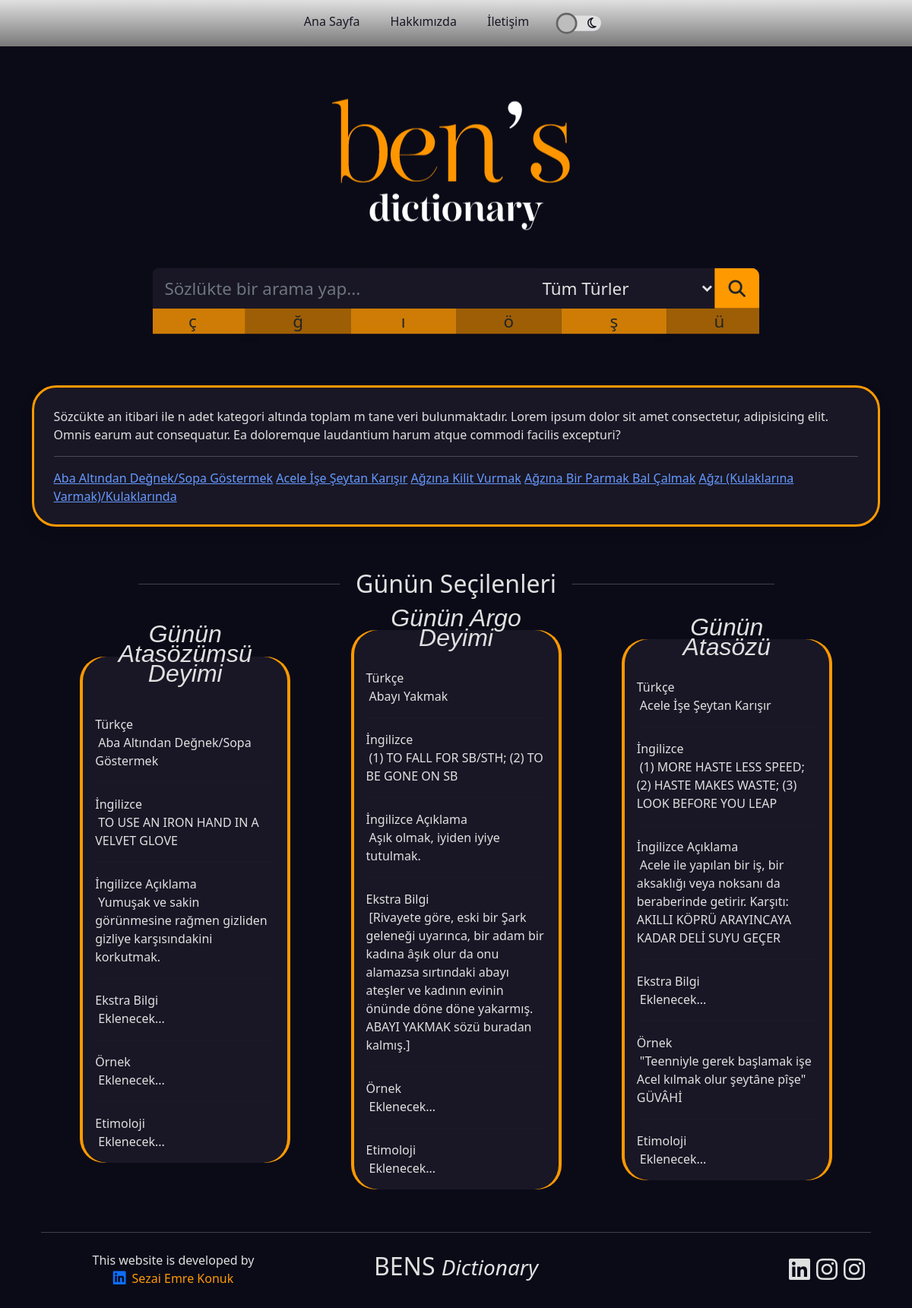
The page / on the database its author committed.
### dictionary/models.py (models this page shows, shortened)
class Structure(models.Model):
    structureType = models.ForeignKey(typeOf, on_delete=models.CASCADE, null=True)
    turkish = models.CharField(max_length=200)
    english = models.CharField(max_length=200)
    description = models.TextField()
    extraInformation = models.CharField(max_length=200, blank=True, null=True)
    example = models.TextField(blank=True, null=True)
    etymology = models.TextField(blank=True, null=True)
    original = models.ForeignKey(comesFrom, null=True, blank=True, on_delete=models.CASCADE)
    last_searched = models.DateTimeField(auto_now=False, blank=True, null=True)
    search_count = models.IntegerField(default=0)
    slug = models.SlugField(max_length=200, unique=True, null=True, blank=True)

### dictionary/views.py (the view)
# urls.py: path('', views.index, name="index"),
def index(request):
    return render(request, 'dictionary/index.html',
                  {'recent': recents.get_recent_searched_posts(5), 'allIdioms': Structure.objects.all(),
                   'idiomOfDay': Structure.objects.get(id=1), 'proverbOfDay': Structure.objects.get(id=2),
                   'itwds': Structure.objects.get(id=3)})

### dictionary/models.py (called while the page is built)
    def __str__(self):
        return self.type

### dictionary/recents.py (called while the page is built)
def get_recent_searched_posts(limit=10):
    posts = Structure.objects.order_by('last_searched')[::-1]
    results = [{'title': post.turkish, 'search_count': post.search_count, 'slug': post.slug} for post in posts][:limit]
    return results

### dictionary/templates/dictionary/index.html (shortened to what this page needs)
{% extends 'base.html' %}
{% load static %}
{% block content %}
    <div class="container">
        <div class="logo-container position-relative">
          <img src="" alt="Logo" class="logo-index position-absolute" id="logo-index">
        </div>
        <form method="POST" action="{% url 'search' %}" id="searchBox" class="justify-content-center">
            <div class="row justify-content-md-center mt-5 text-center">
                <div class="col-md-6 px-0 shadow">
                  <div class="resizable-form">
                    <div class="px-0">
                        <div class="input-group">
                            <input type="text" id="search-input" name="search-input" class="theme-text theme-bg-color form-control no-round no-outline no-border top-left-round" placeholder="Sözlükte bir arama yap...">
                            <select name="search-type" id="search-type" class="ps-2 pe-1 no-round no-outline theme-text no-border theme-bg-color" style="">
                                <option value="Tüm Türler" selected class="">Tüm Türler</option>
                            </select>
                            <span class="input-group-btn">
                                <button class="btn btn-default theme-orange no-round top-right-round" type="submit"><i class="fa-solid fa-magnifying-glass"></i></button>
                            </span>
                        </div>
                      </div>
                      <div class="row rounded-bottom">
                          <div class="col-2" id="specialChars" data-text="ç">ç</div>
                          <div class="col-2" id="specialChars" data-text="ğ">ğ</div>
                          <div class="col-2" id="specialChars" data-text="ı">ı</div>
                          <div class="col-2" id="specialChars" data-text="ö">ö</div>
                          <div class="col-2" id="specialChars" data-text="ş">ş</div>
                          <div class="col-2" id="specialChars" data-text="ü">ü</div>
                      </div>
                    </div>
                </div>
            </div>
          </form>
        <section id="infoBox" style="margin-top: 5rem; margin-bottom: 3rem;" class="shadow">
            <div class="infoDiv theme-text">
                <div class=>
                    Sözcükte an itibari ile n adet kategori altında toplam m tane veri bulunmaktadır. Lorem ipsum dolor sit amet consectetur, adipisicing elit. Omnis earum aut consequatur. Ea doloremque laudantium harum atque commodi facilis excepturi?
                </div>
                <hr>
                <div style="margin-top: 1rem;">
                    {% for recentItem in recent %}
                        <a href="{% url 'slugSearch' recentItem.slug %}" class="theme-light-blue">{{ recentItem.title }}</a>
                    {% endfor %}
                </div>
            </div>
        </section>
        <div id="latest-added" class="position-relative w-100 up-scale">
            <span class="position-absolute theme-text latest-added-text text-center">Günün Seçilenleri</span>
        </div>
        <div class="row justify-content-evenly align-items-center" style="margin-top: 8rem;">
            <div class="col-8 col-sm-5 col-md-4 col-xl-3 p-1">
                {% include 'dictionary/partials/_idiomOfDay.html' with searchResult=idiomOfDay %}
            </div>
            <div class="col-8 col-sm-5 col-md-4 col-xl-3 p-1">
                {% include 'dictionary/partials/_idiomOfDay.html' with searchResult=proverbOfDay %}
            </div>
            <div class="col-8 col-sm-5 col-md-4 col-xl-3 p-1">
                {% include 'dictionary/partials/_idiomOfDay.html' with searchResult=itwds %}
            </div>
        </div>
{% endblock content %}

### templates/base.html (shortened to what this page needs)
{% load static %}
<!DOCTYPE html>
<html lang="en">
<head>
    <link rel="stylesheet" href="{% static 'css/bootstrap.min.css' %}">
    <link rel="stylesheet" href="{% static 'css/custom.css' %}">
    <link href=
                  "http://ajax.googleapis.com/ajax/libs/jqueryui/1.8.16/themes/ui-lightness/jquery-ui.css"
          rel="stylesheet" type="text/css"/>
</head>
<body data-theme="">
{% include 'partials/_header.html' %}
{% block content %}{% endblock content %}
{% include 'partials/_footer.html' %}
</body>
</html>

### templates/partials/_header.html (shortened to what this page needs)
<nav class="navbar navbar-expand-lg theme-bg-black" style="z-index: 0">
    <div class="container">
        <div class="collapse navbar-collapse justify-content-center" id="navbarNav">
          <ul class="navbar-nav">
            <li class="nav-item">
              <a class="nav-link theme-color" href="{% url 'index' %}">Ana Sayfa</a>
            </li>
            <li class="nav-item">
              <a class="nav-link theme-color ms-4" href="{% url 'about' %}">Hakkımızda</a>
            </li>
            <li class="nav-item">
              <a class="nav-link theme-color ms-4" href="{% url 'contact' %}">İletişim</a>
            </li>
            <label class="switch" for="mode">
                <i class="far fa-solid fa-sun" id="sun"></i>
                <i class="far fa-moon" id="moon"></i>
            </label>
          </ul>
        </div>
          </div>
</nav>

### dictionary/templates/dictionary/partials/_idiomOfDay.html
<div class="theme-orange-to-gray-gradient hyper-round">
    <div class="theme-bg-white m-1 hyper-round position-relative">
        <div class="over-content-header theme-text text-center"><em>
            Günün
            {% if searchResult.structureType|stringformat:'s' == "Deyim"  %}
            Deyimi
            {% elif searchResult.structureType|stringformat:'s' == "Atasözü" %}
            Atasözü
            {% elif searchResult.structureType|stringformat:'s' == "Argo deyim" %}
            Argo Deyimi
            {% else %}
            Atasözümsü Deyimi
            {% endif %}
        </em></div>
        <div class="px-3 pb-3 pt-0 mt-0">
            <span class="theme-text">Türkçe</span><br>
            <span class="p-1 theme-text">{{ searchResult.turkish }}</span>
            <hr class="text-center">
            <span class="theme-text">İngilizce</span><br>
            <span class="p-1 theme-text">{{ searchResult.english }}</span>
            <hr class="text-center">
            <span class="theme-text">İngilizce Açıklama</span><br>
            <span class="p-1 theme-text">{{ searchResult.description }}</span>
            <hr class="text-center">
            <span class="theme-text">Ekstra Bilgi</span><br>
            <span class="p-1 theme-text">{{ searchResult.extraInformation }}</span>
            <hr class="text-center">
            <span class="theme-text">Örnek</span><br>
            <span class="p-1 theme-text">{{ searchResult.example }}</span>
            <hr class="text-center">
            <span class="theme-text">Etimoloji</span><br>
            <span class="p-1 theme-text">{{ searchResult.etymology }}</span>
        </div>
    </div>
</div>

### templates/partials/_footer.html
<div class="container mt-5 mb-0">
    <hr class="theme-text">
</div>
<div id="footer" class="theme-color text-center mt-0" style="height: 7.5rem">
    <div class="container justify-content-center mt-2  align-items-center">
        <div class="row justify-content-center align-items-center">
            <div class="col-6 col-md-4 theme-text">
                This website is developed by <br> <a class="fa-brands fa-linkedin me-2 linkedin"
                           href="https://tr.linkedin.com/in/sezaiemrekonuk"></a><a href="https://tr.linkedin.com/in/sezaiemrekonuk" class="footerdev">Sezai Emre Konuk</a>
            </div>
            <div class="col-6 col-md-4 justify-content-center">
                <a href="{% url 'index' %}" class="navbar-brand d-inline-block theme-color-black"><h2>BENS <em
                        class="small">Dictionary</em></h2></a>
            </div>
            <div class="col-6 col-md-4">
                <div id="socials">
                    <div class="align-items-center d-flex my-2 justify-content-md-end justify-content-center">
                        <a class="fa-brands fa-linkedin me-2 fs-2 linkedin"
                           href="https://tr.linkedin.com/in/b%C3%BCnyamin-%C3%A7i%C3%A7ek-2b53b4216"></a>
                        <div class="align-items-center d-flex my-2">
                            <a class="fa-brands fa-instagram me-2 fs-2 instagram d-block"
                               href="https://www.instagram.com/bensdictionary/?igshid=ZWIzMWE5ZmU3Zg%3D%3D"></a>
                        </div>
                        <div class="align-items-center d-flex my-2">
                            <a class="fa-brands fa-instagram me-2 fs-2 instagram d-inline-block"
                               href="https://www.instagram.com/bensdictionary/?igshid=ZWIzMWE5ZmU3Zg%3D%3D"></a>
                        </div>
                    </div>
                </div>
            </div>
        </div>
    </div>
</div>

### static/css/custom.css (style rules this page uses)
:root { --theme-orange-low-opacity: rgba(255, 153, 0,0.8); --theme-orange: #FF9900; --theme-orange-dark: rgba(196,116,0,1); --theme-orange-dark-low-opacity: rgba(196,116,0,0.8); }
body[data-theme="dark"] { background-color: var(--theme-white); --theme-white: #0b0b18; --theme-full-white: #191725; --theme-black: #e0e0e0; --theme-blue: #6599FF; --theme-gray: #797979; --theme-light-blue:#6599FF; --theme-green: #097054; --theme-green-dark: #00e686; --theme-yellow: #FFDE00; }
.theme-orange-to-gray-gradient { background: var(--theme-orange); background: linear-gradient(0deg, var(--theme-orange) 0%, var(--theme-orange) 100%) !important; }
.theme-bg-color { background: var(--theme-full-white) !important; background: linear-gradient(0deg, var(--theme-full-white) 0%, var(--theme-full-white) 100%) !important; }
.theme-bg-black { background: var(--theme-gray) !important; background: linear-gradient(0deg, var(--theme-gray) 0%, var(--theme-black) 100%) !important; }
.theme-light-blue { color: var(--theme-light-blue); transition: all 0.5s ease; }
.theme-color-black { color: var(--theme-black) !important; }
.theme-color { color: var(--theme-full-white) !important; transition: color 0.1s; }
.theme-text { color: var(--theme-black) !important; transition: color 0.4s; }
.theme-bg-white { background-color: var(--theme-full-white) !important; }
.no-round { border-radius: 0 !important; }
#specialChars:nth-child(odd) { background: var(--theme-orange-low-opacity); transition: all 0.5s ease; }
#specialChars:nth-child(even) { background: var(--theme-orange-dark-low-opacity); transition: all 0.5s ease; }
.theme-orange { background: var(--theme-orange); }
.no-border { border: 0 !important; }
.top-left-round { border-top-left-radius: 0.46rem !important; }
.top-right-round { border-top-right-radius: 0.46rem !important; }
.resizable-form { overflow-x: hidden; transition: all 1s ease; }
@media screen and (min-width: 768px) { #searchBox { margin-top: 6rem; padding: 0; } }
@media screen and (min-width: 768px) { .resizable-form { scale: 1.3; } }
@media screen and (min-width: 992px) { .resizable-form { scale: 1.4; } }
#infoBox { background: var(--theme-full-white); padding: 1.6rem; border: var(--theme-orange) 0.2rem solid; border-radius: 2rem; }
.latest-added-text { font-size: 2rem; padding: 0 1.3rem; background-color: var(--theme-white); top: 0.2rem; left: 50%; transform: translateX(-50%); }
.up-scale { font-size: 3rem; }
@media screen and (min-width: 768px) { #latest-added { margin-top: 2rem; } }
@media screen and (min-width: 768px) { .logo-index { scale: 1; } }
.hyper-round { border-radius: 2rem; }
.over-content-header { line-height: 0.8; padding: 0 10%; display: flex; justify-content: center; transform: translateY(-55%); font-size: 2rem; font-weight: 500; font-family: Verdana, Geneva, Tahoma, sans-serif; margin: 0; }
.switch { width: 120px; height: 45px; background: var(--theme-black); border-radius: 30px; display: flex; align-items: center; scale: 0.45; }
#sun { font-size: 35px; color: var(--theme-white); margin:0 20px 0 5px; }
#moon { font-size: 35px; color:var(--theme-white); margin:0 5px 0 20px; }
.switch::before { position: absolute; content: ""; padding: 25px; background: #bdbdbd; border-radius: 50%; transition: 0.3s; transform: translateX(-12px); border: 6px solid #656565; }
.logo-index { clip-path: inset(100px, 0); left: 50%; transform: translate(-50%, -20%); z-index: -1; }
.logo-container { height: 13rem; }
#socials a { text-decoration: none; color: var(--theme-black) }
.linkedin { font-size: 1.2rem; }
#footer .footerdev { text-decoration: none; color: var(--theme-orange); }
select option { background: var(--theme-black) !important; color: var(--theme-white) !important; }

### rows shown on the page
Structure: title "Aba Altından Değnek/Sopa Göstermek", turkish "Aba Altından Değnek/Sopa Göstermek", english "TO USE AN IRON HAND IN A VELVET GLOVE", description "Yumuşak ve sakin görünmesine rağmen gizliden gizliye karşısındakini korkutmak.", extraInformation "Eklenecek...", example "Eklenecek...", etymology "Eklenecek..."
Structure: title "Acele İşe Şeytan Karışır", turkish "Acele İşe Şeytan Karışır", english "(1) MORE HASTE LESS SPEED; (2) HASTE MAKES WASTE; (3) LOOK BEFORE YOU LEAP", description "Acele ile yapılan bir iş, bir aksaklığı veya noksanı da beraberinde getirir. Karşıtı: AKILLI KÖPRÜ ARAYINCAYA KADAR DELİ SUYU GEÇER", extraInformation "Eklenecek...", example "\"Teenniyle gerek başlamak işe Acel kılmak olur şeytâne pîşe\" GÜVÂHİ", etymology "Eklenecek..."
Structure: title "Ağzına Kilit Vurmak"
Structure: title "Ağzına Bir Parmak Bal Çalmak"
Structure: title "Ağzı (Kulaklarına Varmak)/Kulaklarında"
Structure: turkish "Abayı Yakmak", english "(1) TO FALL FOR SB/STH; (2) TO BE GONE ON SB", description "Aşık olmak, iyiden iyiye tutulmak.", extraInformation "[Rivayete göre, eski bir Şark geleneği uyarınca, bir adam bir kadına âşık olur da onu alamazsa sırtındaki abayı ateşler ve kadının evinin önünde döne döne yakarmış. ABAYI YAKMAK sözü buradan kalmış.]", example "Eklenecek...", etymology "Eklenecek..."
